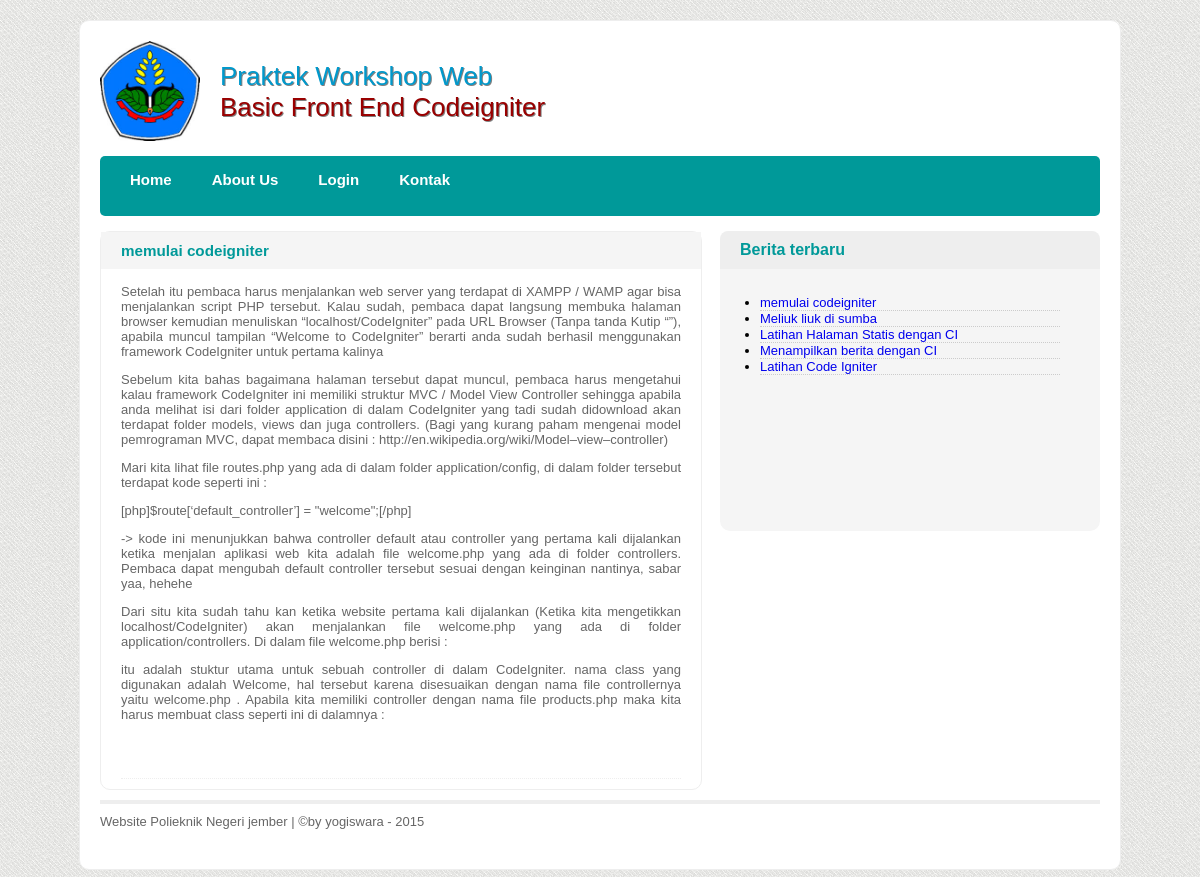
The app's page /ci319/index.php/fpage/read/memulai-codeigniter with its own data.
### tables this page shows
CREATE TABLE `berita` (
  `id_berita` int(11) NOT NULL,
  `judul` varchar(500) NOT NULL,
  `slug` varchar(128) NOT NULL,
  `ringkasan` text NOT NULL,
  `isi` text NOT NULL,
  `status_berita` varchar(20) NOT NULL,
  `id_user` int(11) NOT NULL,
  `tanggal` timestamp NOT NULL DEFAULT CURRENT_TIMESTAMP ON UPDATE CURRENT_TIMESTAMP
);

### ci319/application/libraries/Template.php (called while the page is built)
<?php if ( ! defined('BASEPATH')) exit('No direct script access allowed');
class Template
{
    var $template_data = array();
    function set($name, $value)
    {
        $this->template_data[$name] = $value;
    }
    function load($template = '', $view = '' , $view_data = array(), $return = FALSE)
    {
        $this->CI =& get_instance();
        $this->set('contents', $this->CI->load->view($view, $view_data, TRUE));
        return $this->CI->load->view($template, $this->template_data, $return);
    }
}

### ci319/application/controllers/Fpage.php (called while the page is built, shortened)
<?php if ( ! defined('BASEPATH')) exit('No direct script access allowed');
class Fpage extends CI_Controller {
	public function read($read) {
		$data['berita'] = $this->berita_model->data_berita();
		$data['detail']	= $this->berita_model->data_berita($read);
		$data=array('title'		=>$data['detail']['judul'],
					'berita'	=> $this->berita_model->data_berita(),
					'detail' 	=> $this->berita_model->data_berita($read),
					'isi'  		=>'/home/read_view'
						);
		$this->template->load('frontpage','home/read_view',$data);
	}
}

### ci319/index.php (called while the page is built, shortened)
<?php
require_once BASEPATH.'core/CodeIgniter.php';

### ci319/application/models/admin/berita_model.php (called while the page is built, shortened)
<?php
class Berita_model extends CI_Model {
	public function data_berita($read = FALSE) {
		if ($read === FALSE)	{
			$query = $this->db->query('SELECT * FROM berita WHERE status_berita ="Publish" ORDER BY id_berita DESC');
			return $query->result_array();
		}
		$query = $this->db->get_where('berita', array('slug' => $read));
		return $query->row_array();
	}
}

### ci319/application/views/home/read_view.php (the view)
<div class="konten">
	<div class="posting">
	<h3><?php echo $detail['judul'] ?></h3>
    <div class="ringkasan"><?php echo $detail['isi'] ?></div>
    </div>
	<div class="anggota">
    <h3>Berita terbaru</h3>
        <ul>
        <?php foreach($berita as $list) { ?>
          <li><a href="<?php echo base_url() ?>index.php/fpage/read/<?php echo $list['slug']; ?>"><?php echo $list['judul']; ?></a></li>
		  <?php } ?>
        </ul>
	</div>
</div>

### ci319/assets/frontpage/css/style.css (style rules this page uses)
body { background-image:url(../images/img/bg.jpg); padding: 0; margin: 0; font-family: "Lucida Sans Unicode", "Lucida Grande", sans-serif; font-size: 13px; }
a, a:visited { text-decoration: none; }
.konten { min-height: 200px; height: auto; }
.anggota { min-height: 300px; background-color: #F5F5F5; width: 380px; float: right; border-radius: 10px; }
.anggota h3 { background-color: #EEE; color: #099; padding: 10px 20px; border-radius: 8px 8px 0 0; margin-top: 0; font-size: 16px; }
.anggota ul { padding: 10px 20px; margin: 0 20px; }
.anggota ul li { padding: 4px o; border-bottom: dotted thin #CCC; }
.posting { float: left; width: 600px; min-height: 300px; height: auto; border: solid 1px #EEE; border-radius: 10px; color: #666; text-align: justify; }
.posting h3 { padding: 10px 20px; margin-top: 0; background-color: #F5F5F5; color: #099; }
.posting .ringkasan { margin: 10px 20px; }
.ringkasan { display: block; clear: both; border-bottom: dotted thin #EEE; }

### records on screen
berita: judul "memulai codeigniter", isi "Setelah itu pembaca harus menjalankan web server yang terdapat di XAMPP / WAMP agar bisa menjalankan script PHP tersebut. Kalau sudah, pembaca dapat langsung membuka halaman browser kemudian menuliskan “localhost/CodeIgniter” pada URL Browser (Tanpa tanda Kutip “”), apabila muncul tampilan “Welcome to CodeIgniter” berarti anda sudah berhasil menggunakan framework CodeIgniter untuk pertama kalinya Sebelum kita bahas bagaimana halaman tersebut dapat muncul, pembaca harus mengetahui kalau framework CodeIgniter ini memiliki struktur MVC / Model View Controller sehingga apabila anda melihat isi dari folder application di dalam CodeIgniter yang tadi sudah didownload akan terdapat folder models,…"
berita: judul "Meliuk liuk di sumba"
berita: judul "Latihan Halaman Statis dengan CI"
berita: judul "Menampilkan berita dengan CI"
berita: judul "Latihan Code Igniter"
